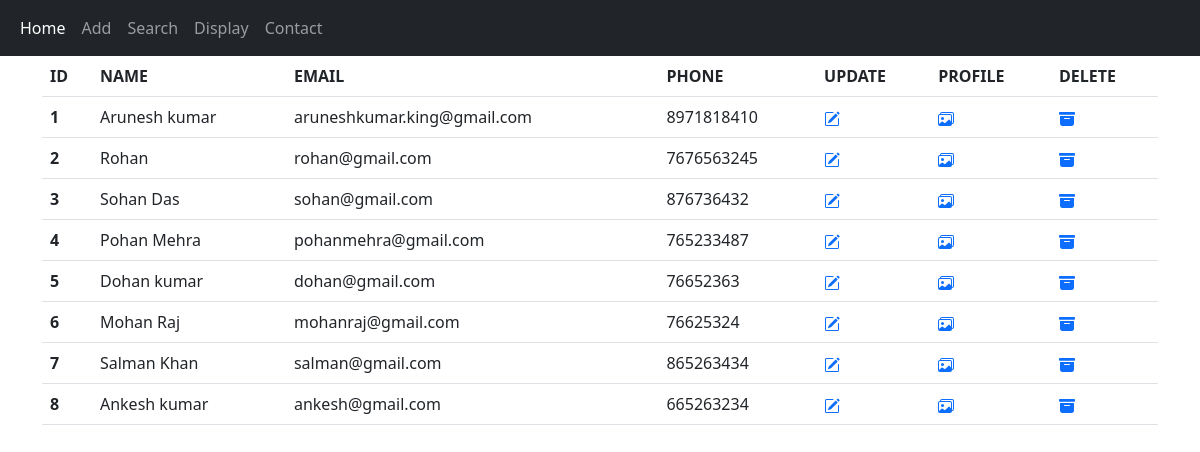
The page /display on the database its author committed.
### CRUD/server.py (models this page shows)
class Student(db.Model):
    id = db.Column(db.Integer, primary_key=True)
    name = db.Column(db.String(250))
    email = db.Column(db.String(250))
    phone = db.Column(db.Integer)

### CRUD/server.py (the view)
@app.route("/display")
def display():
    all_students = Student.query.all()
    return render_template("display.html", students=all_students)

### CRUD/templates/display.html (shortened to what this page needs)
{% extends "base.html" %} {% block title %} Student Lists {% endblock %} {%
block content %}
<table class="table">
  <thead>
    <tr>
      <th scope="col">ID</th>
      <th scope="col">NAME</th>
      <th scope="col">EMAIL</th>
      <th scope="col">PHONE</th>
      <th scope="col">UPDATE</th>
      <th scope="col">PROFILE</th>
      <th scope="col">DELETE</th>
    </tr>
  </thead>
  <tbody>
    {% for student in students %}
    <tr>
      <th scope="row">{{ student['id'] }}</th>
      <td>{{ student['name'] }}</td>
      <td>{{ student['email'] }}</td>
      <td>{{ student['phone'] }}</td>
      <td>
        <a href="{{ url_for('update', user_id=student.id) }}">
        </a>
      </td>
      <td>
        <a href="{{ url_for('profile', user_id=student['id']) }}"
          ></a>
      </td>
      <td>
        <a href="{{ url_for('delete', user_id=student.id) }}">
        </a>
      </td>
    </tr>
    {% endfor %}
  </tbody>
</table>
{% endblock %}

### CRUD/templates/base.html (shortened to what this page needs)
<!DOCTYPE html>
<html lang="en">
  <head>
    <link
      href="https://cdn.jsdelivr.net/npm/bootstrap@5.2.1/dist/css/bootstrap.min.css"
      rel="stylesheet"
    />
  </head>
  <body>
    <nav class="navbar navbar-expand navbar-dark bg-dark">
      <div class="container-fluid">
        <div class="collapse navbar-collapse" id="navbarSupportedContent">
          <ul class="navbar-nav me-auto mb-2 mb-lg-0">
            <li class="nav-item">
              <a class="nav-link active" aria-current="page" href="{{ url_for('home') }}">Home</a>
            </li>
            <li class="nav-item">
              <a class="nav-link" href="{{ url_for('add') }}">Add</a>
            </li>
            <li class="nav-item">
              <a class="nav-link" href="{{ url_for('search') }}">Search</a>
            </li>
            <li class="nav-item">
              <a class="nav-link" href="{{ url_for('display') }}">Display</a>
            </li>
            <li class="nav-item">
              <a class="nav-link" href="#">Contact</a>
            </li>
          </ul>
        </div>
      </div>
    </nav>
    <div class="container">
        {% block content %}
        {% endblock %}
    </div>
  </body>
</html>

### rows shown on the page
Student: id "1", name "Arunesh kumar", email "aruneshkumar.king@gmail.com", phone "8971818410"
Student: id "2", name "Rohan", email "rohan@gmail.com", phone "7676563245"
Student: id "3", name "Sohan Das", email "sohan@gmail.com", phone "876736432"
Student: id "4", name "Pohan Mehra", email "pohanmehra@gmail.com", phone "765233487"
Student: id "5", name "Dohan kumar", email "dohan@gmail.com", phone "76652363"
Student: id "6", name "Mohan Raj", email "mohanraj@gmail.com", phone "76625324"
Student: id "7", name "Salman Khan", email "salman@gmail.com", phone "865263434"
Student: id "8", name "Ankesh kumar", email "ankesh@gmail.com", phone "665263234"
